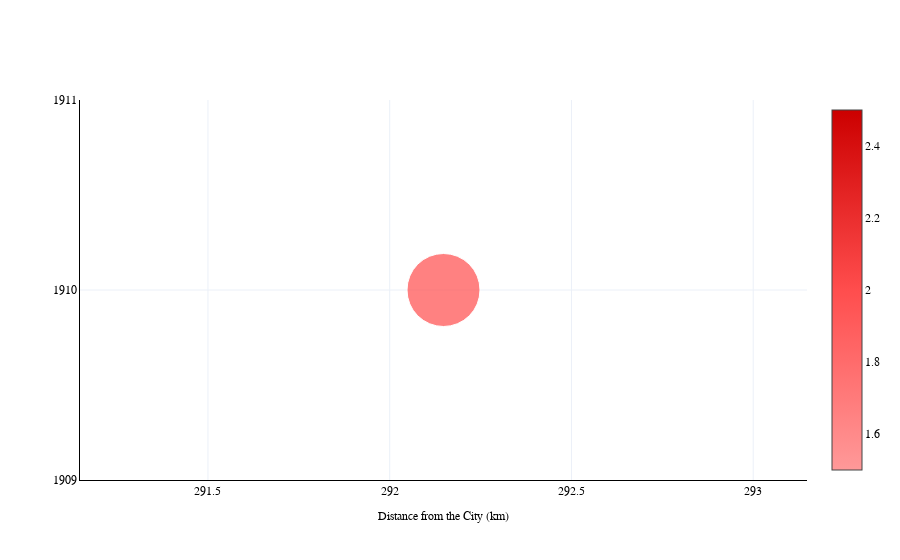

Write notebook code for a chart like this one.
### Code cell
def get_earthquake_data():
    url = "http://www.ngdc.noaa.gov/hazel/hazard-service/api/v1/earthquakes"
    response = requests.get(url, params={"minYear": 1900, "maxYear": datetime.now().year})
    response.raise_for_status()  # Check if the request was successful
    eq_json = response.json()
    eq = pd.json_normalize(eq_json, record_path=['items'])
    return eq
def get_earthquake_timeline():
    damages = {
        "0": "None",
        "1": "Limited",
        "2": "Moderate",
        "3": "Severe",
        "4": "Extreme"
    }

    severity_colors = {
        "Low": "#ff9999",
        "Moderate": "#ff4d4d",
        "High": "#cc0000"
    }

    eq = get_earthquake_data()

    city_point = features.unary_union.centroid

    eq_near = eq.dropna(subset=['latitude', 'longitude'])
    eq_near['geometry'] = eq_near.apply(lambda row: Point(row['longitude'], row['latitude']), axis=1)
    eq_near = gpd.GeoDataFrame(eq_near, geometry='geometry', crs='EPSG:4326')

    eq_near = eq_near.to_crs("EPSG:3857")
    city_point = gpd.GeoSeries([city_point], crs="EPSG:4326").to_crs("EPSG:3857").iloc[0]

    eq_near['distance'] = eq_near.geometry.distance(city_point) / 1000  
    eq_near['magXdist'] = eq_near['eqMagnitude'] * (2000 - eq_near['distance'])

    eq_near['damageAmountOrder'] = eq_near['damageAmountOrder'].fillna(0).astype(int)
    eq_near['damageMillionsDollars'] = eq_near['damageMillionsDollars'].fillna(0).astype(float)
    eq_near['deaths'] = eq_near['deaths'].fillna(0).astype(int)
    eq_near['deathsAmountOrder'] = eq_near['deathsAmountOrder'].fillna(0).astype(int)
    eq_near['eqMagnitude'] = eq_near['eqMagnitude'].fillna(0).astype(float)
    eq_near['intensity'] = eq_near['intensity'].fillna(0).astype(int)

    conditions = (
        (eq_near['damageAmountOrder'] >= 2) |
        (eq_near['damageMillionsDollars'] >= 1) |
        (eq_near['deaths'] >= 10) |
        (eq_near['deathsAmountOrder'] >= 2) |
        (eq_near['eqMagnitude'] >= 7.5) |
        (eq_near['intensity'] >= 10) |
        (~eq_near['tsunamiEventId'].isna())
    )

    eq_near = eq_near[conditions & (eq_near['distance'] < 500)]

    eq_text = eq_near.copy()
    if 'locationName' in eq_text.columns:
        eq_text['locationName'] = eq_text['locationName'].astype(str)
        eq_text['location'] = eq_text['locationName'].str.extract(r"([^:][\s]+.*)", expand=False).str.strip()
    else:
        eq_text['location'] = ""

    eq_text['fatalities'] = eq_text['deaths'].apply(lambda x: f"{int(x):,} fatalities" if pd.notna(x) else "")
    eq_text['fatalities'] = eq_text['fatalities'].str.replace("1 fatalities", "1 fatality")
    eq_text['fatalities'] = eq_text['fatalities'].str.replace("NA fatalities", "")
    eq_text['damage'] = eq_text['damageAmountOrder'].apply(lambda x: damages.get(str(int(x)), "Unknown") + " damage")
    eq_text['day'] = eq_text['day'].fillna(1).astype(int)
    eq_text['BEGAN'] = pd.to_datetime(eq_text[['year', 'month', 'day']])

    eq_text = eq_text.sort_values(by='BEGAN')
    eq_text['line1'] = eq_text['BEGAN'].dt.strftime('%B %Y').str.upper()
    eq_text['line2'] = eq_text.apply(lambda row: f"{row['eqMagnitude']}-magnitude; {int(row['distance']):,} km away", axis=1)
    eq_text['line3'] = eq_text['damage']
    eq_text['line4'] = eq_text['fatalities']
    eq_text['text'] = eq_text.apply(lambda row: f"{row['line1']}\n{row['line2']}\n{row['line3']}\n{row['line4']}", axis=1)
    eq_text['above_line'] = (2 * (np.arange(len(eq_text)) % 2) - 1) * -1

    eq_text_select = eq_text.nlargest(10, 'magXdist').sort_values(by='BEGAN')

    eq_text_select['severity_color'] = eq_text_select['damageAmountOrder'].apply(lambda x: severity_colors.get(str(int(x)), 'black'))

    plt.figure(figsize=(12.5, 6))
    scatter = plt.scatter(eq_text_select['distance'], eq_text_select['BEGAN'].dt.year, s=eq_text_select['eqMagnitude'] * 100, alpha=0.6, c=eq_text_select['severity_color'], edgecolors="w", linewidth=0.5)
    for _, row in eq_text_select.iterrows():
        plt.text(row['distance'] + 0.1, row['BEGAN'].year + 0.1, row['text'], fontsize=8, ha='left')
    plt.xlabel('Distance from the City (km)')
    plt.ylabel('Year')
    plt.title('Significant Earthquakes within 500 km of the city since 1900')
    plt.grid(True, linestyle='--', linewidth=0.5)
    plt.tight_layout()
    render_path = os.path.join(render_folder, f"{city}_earthquake_timeline.png")
    plt.savefig(render_path, bbox_inches='tight')
    plt.show()

    fig = go.Figure()

    fig.add_trace(go.Scatter(
    x=eq_text_select['distance'],
    y=eq_text_select['BEGAN'].dt.year,
    marker=dict(
        size=eq_text_select['eqMagnitude'] * 10,
        color=eq_text_select['damageAmountOrder'],
        colorscale=['#ff9999', '#ff4d4d', '#cc0000'],
        showscale=True
    ),
    text=eq_text_select['text'],  
    hoverinfo='text', 
    textposition='top center'
    ))

    fig.update_layout(
        template='plotly_white',
        xaxis=dict(
            title='Distance from the City (km)',
            linecolor='black', 
            titlefont=font_dict
        ),
        autosize=True,
        yaxis=dict(
            title='',
            tickmode='linear',  
            dtick=1,
            linecolor='black',
            titlefont=font_dict
        ),
        font=font_dict,
        showlegend=False,
        plot_bgcolor='white'  
    )
    fig.show()
    fig.write_html(render_path.replace('.png', '.html'), full_html=False, include_plotlyjs='cdn')

### Figure 1 — Plotly figure (JSON) as saved in the notebook; plotly's stock layout.template omitted (floating-point values rounded to 4 significant figures)
{"data": [{"hoverinfo": "text", "marker": {"color": [2], "colorscale": [[0, "#ff9999"], [0.5, "#ff4d4d"], [1, "#cc0000"]], "showscale": true, "size": [73]}, "text": ["DECEMBER 1910\n7.3-magnitude; 292 km away\nModerate damage\n0 fatalities"], "textposition": "top center", "type": "scatter", "x": [292.1], "y": [1910]}], "layout": {"autosize": true, "font": {"color": "black", "family": "system-ui, -apple-system, \"Segoe UI\", Roboto, \"Helvetica Neue\", Arial, \"Noto Sans\", \"Liberation Sans\", sans-serif, \"Apple Color Emoji\", \"Segoe UI Emoji\", \"Segoe UI Symbol\", \"Noto Color Emoji\"", "size": 12}, "plot_bgcolor": "white", "showlegend": false, "xaxis": {"linecolor": "black", "title": {"font": {"color": "black", "family": "system-ui, -apple-system, \"Segoe UI\", Roboto, \"Helvetica Neue\", Arial, \"Noto Sans\", \"Liberation Sans\", sans-serif, \"Apple Color Emoji\", \"Segoe UI Emoji\", \"Segoe UI Symbol\", \"Noto Color Emoji\"", "size": 12}, "text": "Distance from the City (km)"}}, "yaxis": {"dtick": 1, "linecolor": "black", "tickmode": "linear", "title": {"font": {"color": "black", "family": "system-ui, -apple-system, \"Segoe UI\", Roboto, \"Helvetica Neue\", Arial, \"Noto Sans\", \"Liberation Sans\", sans-serif, \"Apple Color Emoji\", \"Segoe UI Emoji\", \"Segoe UI Symbol\", \"Noto Color Emoji\"", "size": 12}, "text": ""}}}}
